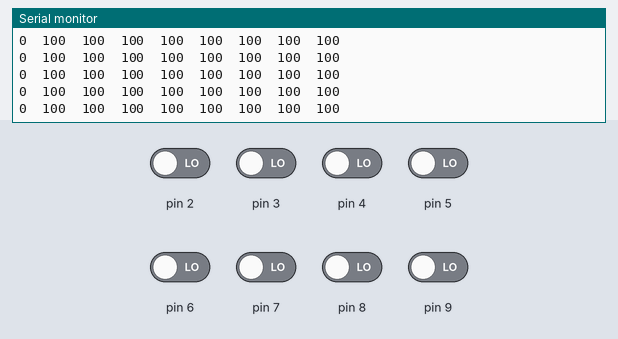
This sketch was run on a simulated Arduino Uno, built with avr-gcc and run on an emulated ATmega328P. Shown: the last lines printed to the serial monitor. The test bench sets the inputs (shaded band); at power-on: pin 2–9 LOW.

Above: at 14.2 s.
14.3 s: pin 2 driven HIGH
At 14.4 s:
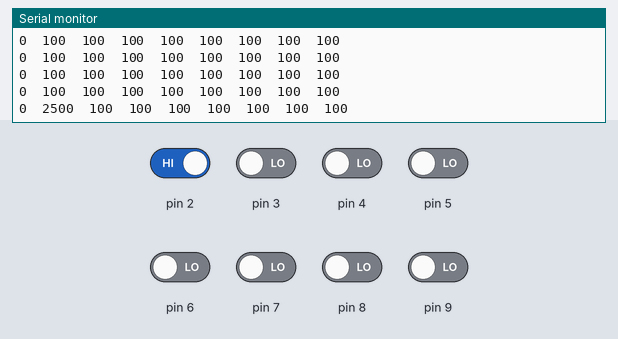
17.3 s: pin 3 driven HIGH
At 17.44 s:
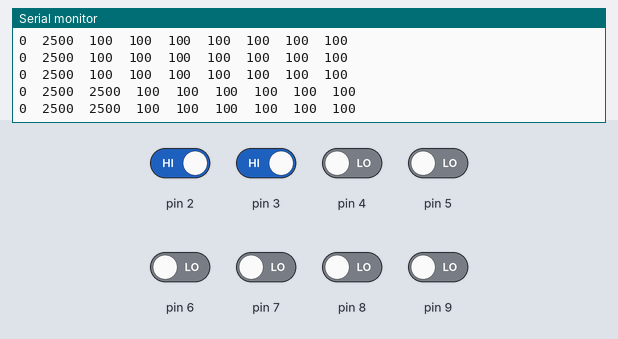
20.3 s: pin 4 driven HIGH
At 20.46 s:
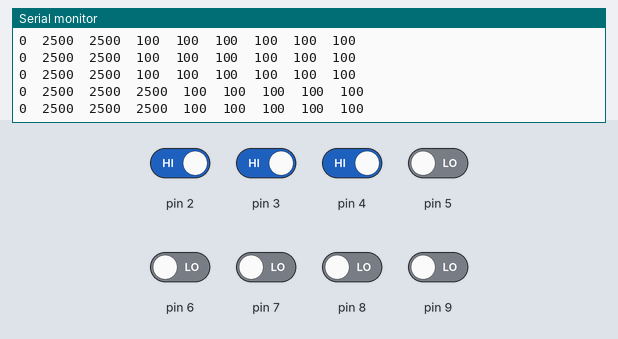
23.3 s: pin 5 driven HIGH
At 23.41 s:
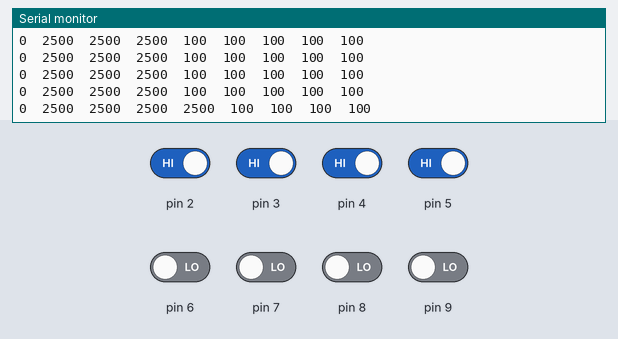
26.3 s: pin 6 driven HIGH
At 26.42 s:
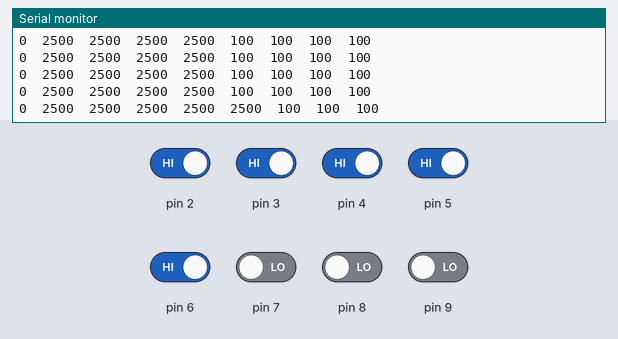
27.8 s: pin 7 driven HIGH
At 27.89 s:
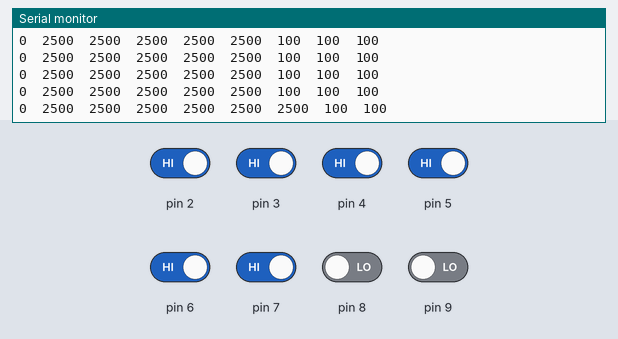

Measured:
- after the input at 14.3 s, the serial monitor: prints a new line after 0.08 s (image 1)
- after the input at 17.3 s, the serial monitor: prints a new line after 0.08 s (image 2)
- after the input at 20.3 s, the serial monitor: prints a new line after 0.10 s (image 3)
- after the input at 23.3 s, the serial monitor: prints a new line after 0.09 s (image 4)
- after the input at 26.3 s, the serial monitor: prints a new line after 0.11 s (image 5)
- after the input at 27.8 s, the serial monitor: prints a new line after 0.07 s (image 6)

The sketch:

sketch_jun25a.ino
```cpp
#include <QTRSensors.h>
#define NUM_SENSORS   8
#define TIMEOUT       2500
#define EMITTER_PIN   QTR_NO_EMITTER_PIN

QTRSensorsRC qtrrc((unsigned char[]) {2,3,4,5,6,7,8,9}, NUM_SENSORS, TIMEOUT, EMITTER_PIN);
unsigned int sensorValues[NUM_SENSORS];
unsigned int line_position = 0; // value from 0-7000 to indicate position of line between sensor 0 - 7


void setup()
{

  Serial.begin(9600);
  delay(2000);
  for (int i = 0; i <= 400; i++)  // begin calibration cycle to last about 2.5 seconds (100*25ms/call)
  {

    // auto calibration sweeping left/right, tune 'calSpeed' motor speed at declaration


    qtrrc.calibrate();       // reads all sensors with the define set 2500 microseconds (25 milliseconds) for sensor outputs to go low.
  }
  line_position = qtrrc.readLine(sensorValues);


  for (int i = 0; i < NUM_SENSORS; i++)
  {
    Serial.print(qtrrc.calibratedMinimumOn[i]);
    Serial.print(' ');
  }
  Serial.println();

  // print the calibration maximum values measured when emitters were on
  for (int i = 0; i < NUM_SENSORS; i++)
  {
    Serial.print(qtrrc.calibratedMaximumOn[i]);
    Serial.print(' ');
  }
  Serial.println();
  Serial.println();
  Serial.println("Calibration Complete");
  delay(1000);

}

void loop()
{
  // read calibrated sensor values and obtain a measure of the line position from 0 to 7000
  // To get raw sensor values, call:
   qtrrc.read(sensorValues); //instead of unsigned int position = qtrrc.readLine(sensorValues);
 // unsigned int line_position = qtrrc.readLine(sensorValues);

  //Serial.println(); // uncomment this line if you are using raw values
  Serial.print(line_position); // comment this line out if you are using raw values
  Serial.print("  ");
  Serial.print(sensorValues[0]);
  Serial.print("  ");
  Serial.print(sensorValues[1]);
  Serial.print("  ");
  Serial.print(sensorValues[2]);
  Serial.print("  ");
  Serial.print(sensorValues[3]);
  Serial.print("  ");
  Serial.print(sensorValues[4]);
  Serial.print("  ");
  Serial.print(sensorValues[5]);
  Serial.print("  ");
  Serial.print(sensorValues[6]);
  Serial.print("  ");
  Serial.print(sensorValues[7]);
  Serial.print("\n");
}
```
